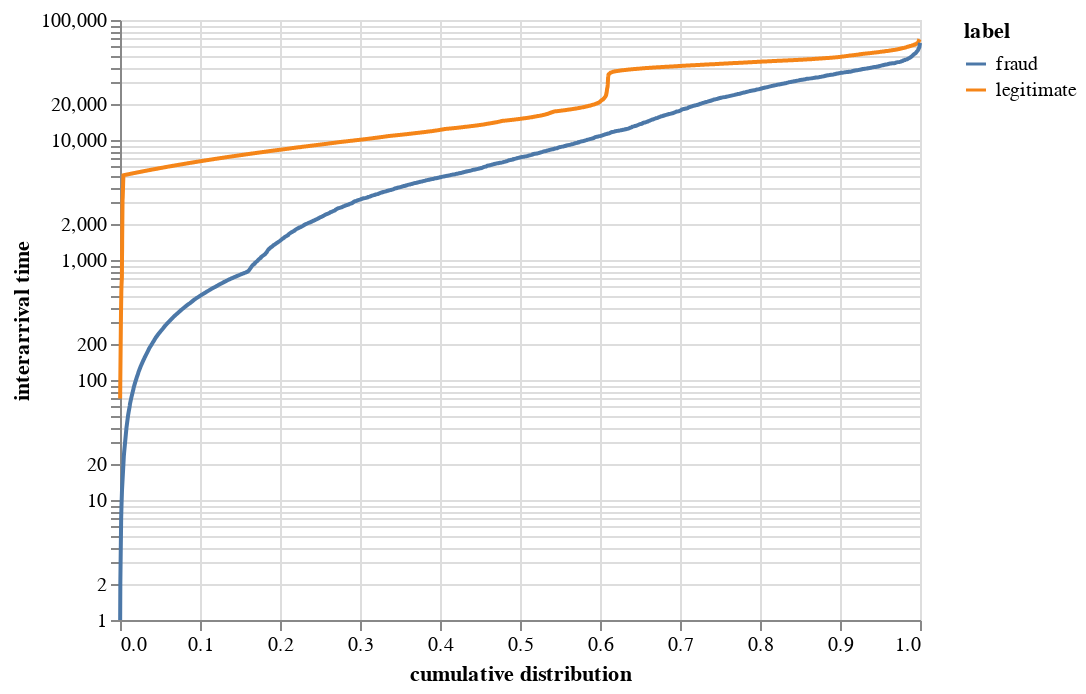

Notebook source saved alongside this figure:
### Code cell
alt.Chart(qdf.sample(5000)).mark_line().encode(
    alt.Y("interarrival", axis=alt.Axis(title='interarrival time'), scale=alt.Scale(type='log')), 
    alt.X("irank", axis=alt.Axis(title='cumulative distribution'), scale=alt.Scale(type='linear')), 
    color="label"
)

### Figure 1 — Vega-Lite specification as saved in the notebook (floating-point values rounded to 4 significant figures; data arrays with more than 128 entries replaced by an {"elided": "..."} marker saying what was removed)
{"config": {"view": {"continuousWidth": 400, "continuousHeight": 300}}, "data": {"name": "data-3a60c825e55ad5b087fad188b4e4813b"}, "mark": "line", "encoding": {"color": {"type": "nominal", "field": "label"}, "x": {"type": "quantitative", "axis": {"title": "cumulative distribution"}, "field": "irank", "scale": {"type": "linear"}}, "y": {"type": "quantitative", "axis": {"title": "interarrival time"}, "field": "interarrival", "scale": {"type": "log"}}}, "$schema": "https://vega.github.io/schema/vega-lite/v4.8.1.json", "datasets": {"data-3a60c825e55ad5b087fad188b4e4813b": {"elided": "5000 records"}}}
